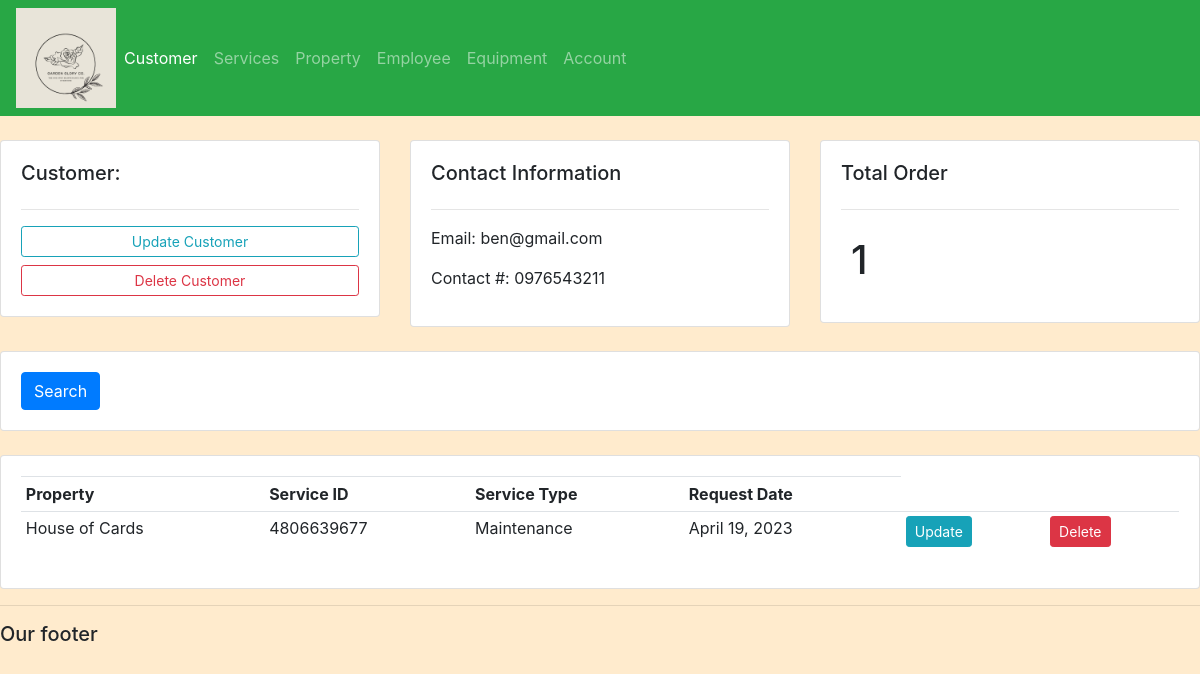
Page /customer/6050077273/ on the committed database.
### garden_app/models.py (models this page shows, shortened)
class Customer(models.Model):
    CUSTOMER_TYPE_CHOICES = [
        ('INDIVIDUAL', 'Individual'),
        ('CORPORATION', 'Corporation'),
    ]
    customer_id = models.IntegerField(primary_key=True, unique=True, default=random.randint(1000000000, 9999999999))
    name = models.CharField(max_length=100)
    email = models.EmailField(blank=True, null=True)
    contact_number = models.CharField(max_length=20, blank=True, null=True)
    date_added = models.DateTimeField(auto_now_add=True)
    customer_type = models.CharField(max_length=110, null=True, choices=CUSTOMER_TYPE_CHOICES)

class Services(models.Model):
    MAINTENANCE= 'Maintenance'
    ONE_TIME= 'One-time'
    ON_GOING= 'On going'
    REQUEST_TYPE_CHOICES = [
        (MAINTENANCE, 'MAINTENANCE'),
        (ONE_TIME, 'ONE-TIME'),
        (ON_GOING, 'ON GOING'),
    ]
    service_id = models.IntegerField(primary_key=True, unique=True, default=random.randint(1000000000, 9999999999))
    service_request = models.CharField(max_length=255)
    request_type = models.CharField(max_length=11, null=True, choices=REQUEST_TYPE_CHOICES, default='MAINTENANCE')
    request_date = models.DateField()
    customer = models.ManyToManyField(Customer, related_name="services")
    property = models.ForeignKey(Property, on_delete=models.CASCADE, related_name='services')
    equipment = models.ForeignKey('Equipment', on_delete=models.CASCADE, null=True, blank=True)

class Property(models.Model):
    property_id = models.IntegerField(primary_key=True, unique=True, default=random.randint(1000000000, 9999999999))
    property_name= models.CharField(max_length=100)
    street = models.CharField(max_length=100)
    city = models.CharField(max_length=100)
    zip_code = models.CharField(max_length=10)
    state = models.CharField(max_length=50, blank =True)
    customer = models.ForeignKey(Customer, on_delete=models.CASCADE)

### garden_app/views.py (the view)
# urls.py: path('customer/<str:pk>/', views.customer, name="customer"),
def customer(reqeust, pk):
    customer = Customer.objects.get(customer_id=pk)
    services = customer.services.all()
    services_count= services.count()
    context ={'customer': customer, 'services': services, 'services_count': services_count}
    return render(reqeust, 'garden_app/customer.html', context)

### garden_app/templates/garden_app/customer.html
{% extends 'garden_app/main.html'%}
{% block content %}
<br>
<div class="row">
    <div class="col-md">
        <div class="card card-body">
            <h5>Customer:</h5>
            <hr>
            <a class="btn btn-outline-info btn-sm btn-block" href="{% url 'update_customer' customer.customer_id %}">Update
            Customer</a>
            <a class="btn btn-outline-danger btn-sm btn-block" href="{% url 'delete_customer' customer.customer_id %}">Delete
            Customer</a>
        </div>
    </div>
    <div class="col-md">
        <div class="card card-body">
            <h5>Contact Information</h5>
            <hr>
            <p>Email: {{customer.email}}</p>
            <p>Contact #: {{customer.contact_number}} </p>
        </div>
    </div>
    <div class="col-md">
        <div class="card card-body">
            <h5>Total Order</h5>
            <hr>
            <h1 style="text-align center;padding: 10px">{{services_count}}</h1>
        </div>
    </div>
</div>
<br>
<div class="row">
    <div class="col">
        <div class="card card-body">
            <form method="get">
                <button class="btn btn-primary" type="submit">Search</button>
            </div>
    </div>
</div>
<br>
<div class="row">
    <div class="col">
        <div class="card card-body">
            <table class="table table-sm">
                <tr>
                    <th>Property</th>
                    <th>Service ID</th>
                    <th>Service Type</th>
                    <th>Request Date</th>
                </tr>
                {% for service in services %}
                <tr>
                    <td>{{service.property.property_name}}</td>
                    <td>{{service.service_id}}</td>
                    <td>{{service.request_type}}</td>
                    <td>{{service.request_date}}</td>
                    <td><a class="btn btn-sm btn-info" href="">Update</a></td>
                    <td><a class="btn btn-sm btn-danger" href="">Delete</a></td>
                </tr>
                {% endfor %}
            </table>
        </div>
    </div>
</div>
{% endblock %}

### static/css/main.css (style rules this page uses)
body { background-color: #FFEBCD; }

### rows in the picture
Customer: email "ben@gmail.com", contact_number "0976543211"
Services: property.property_name "House of Cards", service_id "4806639677", request_type "Maintenance", request_date "April 19, 2023"

### other values in the picture
{{ services_count }} "1"
